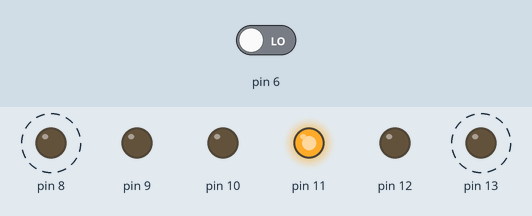
A sketch run on a simulated Arduino Uno, built with avr-gcc and run on an emulated ATmega328P. On the bench: output pins drawn as LEDs (lit = HIGH). Dashed ring = blinking. The inputs (shaded band) are chosen by the test bench; at power-on: pin 6 LOW.

Above: at 3.85 s.
3.9 s: pin 6 driven HIGH
At 4.15 s:
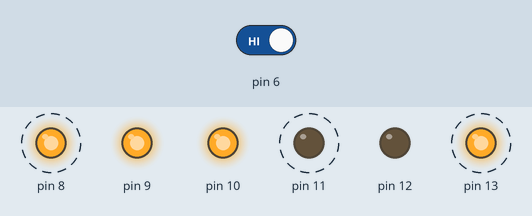
7.4 s: pin 6 driven LOW
At 8.45 s:
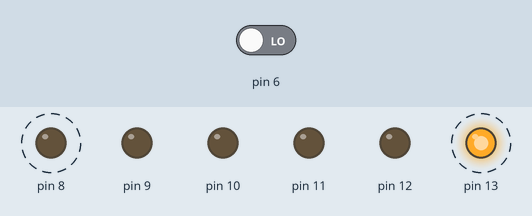
Timing chart, 0 to 17.6 s (numbered marks = the images above; inputs shaded):
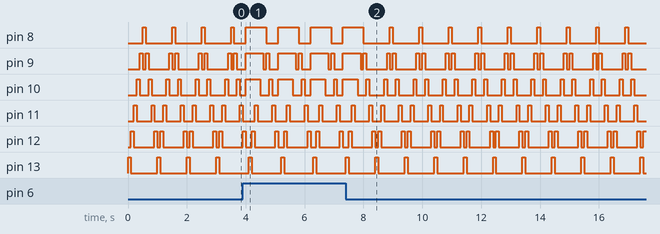

Measured:
- by itself, pin 8, pin 13: alternates HIGH for 0.10 s and LOW for 0.90 s
- by itself, pin 9: repeats every 1.0 s: HIGH 0.10 s, LOW 0.70 s, HIGH 0.10 s, LOW 0.10 s
- by itself, pin 10: repeats every 1.0 s: HIGH 0.10 s, LOW 0.50 s, HIGH 0.10 s, LOW 0.30 s
- by itself, pin 11: repeats every 1.0 s: LOW 0.50 s, HIGH 0.10 s, LOW 0.30 s, HIGH 0.10 s
- by itself, pin 12: repeats every 1.0 s: LOW 0.70 s, HIGH 0.10 s, LOW 0.10 s, HIGH 0.10 s

The sketch:

LED_Wave.ino
```cpp
#define DELAY_TIME 100

void setup(){
  pinMode(13, OUTPUT);
  pinMode(12, OUTPUT);
  pinMode(11, OUTPUT);
  pinMode(10, OUTPUT);
  pinMode(9, OUTPUT);
  pinMode(8, OUTPUT);
  pinMode(6, INPUT);
}

void loop(){
  digitalWrite(13, HIGH);
  delay(DELAY_TIME);
  digitalWrite(13, LOW);
  digitalWrite(12, HIGH);
  delay(DELAY_TIME);
  digitalWrite(12, LOW);
  digitalWrite(11, HIGH);
  delay(DELAY_TIME);
  digitalWrite(11, LOW);
  digitalWrite(10, HIGH);
  delay(DELAY_TIME);
  digitalWrite(10, LOW);
  digitalWrite(9, HIGH);
  delay(DELAY_TIME);
  digitalWrite(9, LOW);
  digitalWrite(8, HIGH);
  delay(DELAY_TIME);
  digitalWrite(8, LOW);
  digitalWrite(9, HIGH);
  delay(DELAY_TIME);
  digitalWrite(9, LOW);
  digitalWrite(10, HIGH);
  delay(DELAY_TIME);
  digitalWrite(10, LOW);
  digitalWrite(11, HIGH);
  delay(DELAY_TIME);
  digitalWrite(11, LOW);
  digitalWrite(12, HIGH);
  delay(DELAY_TIME);
  digitalWrite(12, LOW);

if(digitalRead(6) == HIGH) {
  digitalWrite(10, HIGH);
  digitalWrite(9, HIGH);
  digitalWrite(8, HIGH);
  delay(DELAY_TIME);
}
}
```
